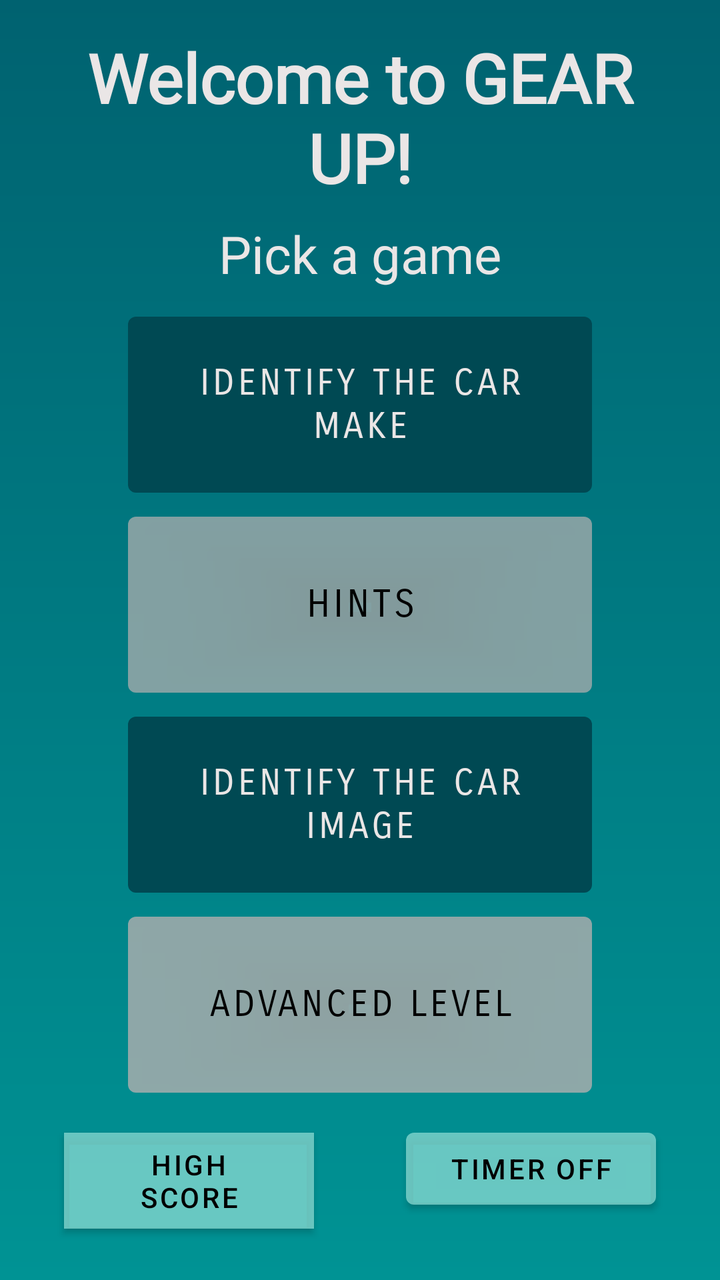
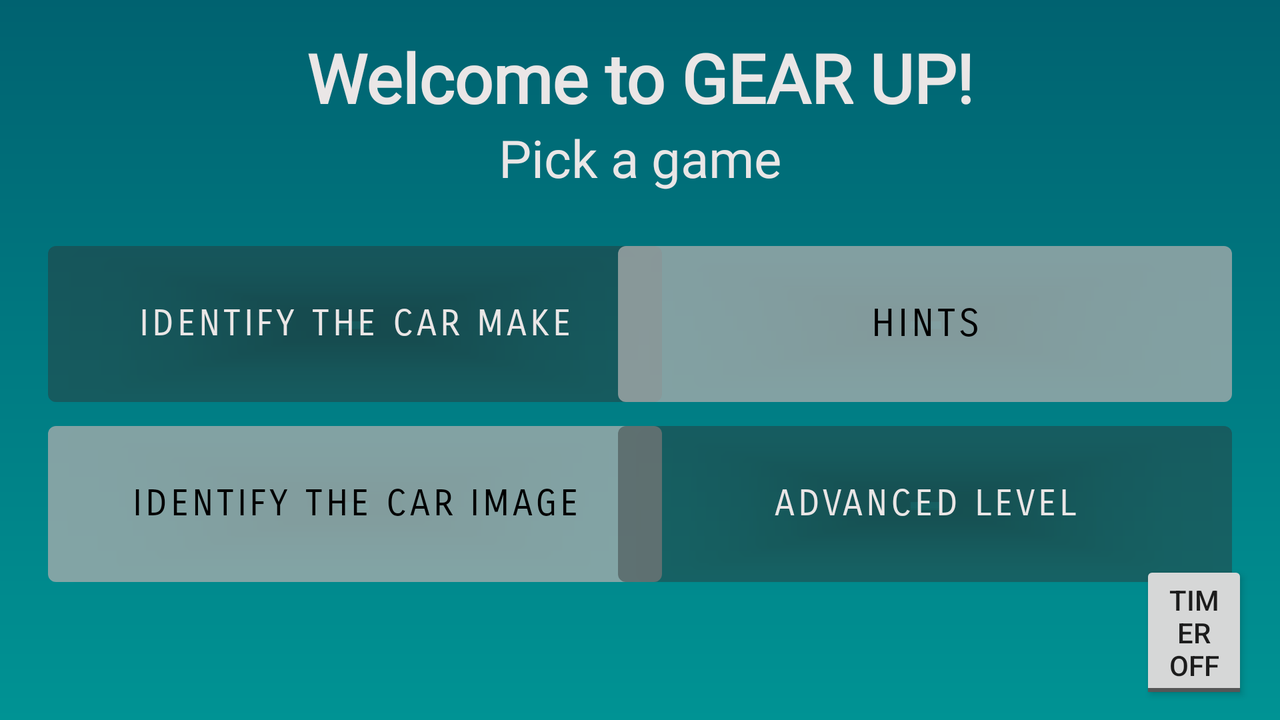

One screen, two layout resources from the same app: the default and the repository's alternative for another configuration. Each is rendered where Android would select it; the XML of both is given below.
<!-- AndroidManifest.xml: application theme Theme.CarGame -->
<!-- res/layout/activity_main.xml -->
<?xml version="1.0" encoding="utf-8"?>

<RelativeLayout xmlns:android="http://schemas.android.com/apk/res/android"
    xmlns:app="http://schemas.android.com/apk/res-auto"
    xmlns:tools="http://schemas.android.com/tools"
    android:layout_width="match_parent"
    android:layout_height="match_parent"
    android:background="@drawable/gradient_main"
    tools:context=".MainActivity">

    <TextView
        android:id="@+id/textView_welcome"
        android:layout_width="wrap_content"
        android:layout_height="wrap_content"
        android:layout_alignParentStart="true"
        android:layout_alignParentLeft="true"
        android:layout_alignParentTop="true"
        android:layout_alignParentEnd="true"
        android:layout_alignParentRight="true"
        android:layout_marginStart="16dp"
        android:layout_marginLeft="16dp"
        android:layout_marginTop="16dp"
        android:layout_marginEnd="16dp"
        android:layout_marginRight="16dp"
        android:fontFamily="@font/alegreya_sans_sc"
        android:gravity="center"
        android:text="@string/welcome_label_text"
        android:textColor="#EAE6E6"
        android:textSize="34sp"
        android:textStyle="bold" />

    <TextView
        android:id="@+id/textView_option"
        android:layout_width="wrap_content"
        android:layout_height="wrap_content"
        android:layout_below="@+id/textView_welcome"
        android:layout_alignParentStart="true"
        android:layout_alignParentLeft="true"
        android:layout_alignParentEnd="true"
        android:layout_alignParentRight="true"
        android:layout_marginStart="16dp"
        android:layout_marginLeft="16dp"
        android:layout_marginTop="8dp"
        android:layout_marginEnd="16dp"
        android:layout_marginRight="16dp"
        android:fontFamily="@font/alegreya_sans_sc"
        android:gravity="center"
        android:text="@string/option_label_text"
        android:textColor="#EAE6E6"
        android:textSize="26sp" />

    <LinearLayout
        android:id="@+id/linearLayout"
        android:layout_width="match_parent"
        android:layout_height="wrap_content"
        android:layout_below="@+id/textView_option"
        android:layout_alignParentStart="true"
        android:layout_alignParentLeft="true"
        android:layout_alignParentEnd="true"
        android:layout_alignParentRight="true"
        android:layout_marginStart="64dp"
        android:layout_marginLeft="64dp"
        android:layout_marginTop="8dp"
        android:layout_marginEnd="64dp"
        android:layout_marginRight="64dp"
        android:dividerPadding="60dp"
        android:gravity="center_vertical"
        android:orientation="vertical">

        <Button
            android:layout_width="match_parent"
            android:layout_height="100dp"
            android:fontFamily="sans-serif-smallcaps"
            android:onClick="launchIdentifyCarMake"
            android:text="@string/identify_the_car_make_label"
            android:textColor="#EAE6E6"
            android:textSize="18sp"
            app:backgroundTint="#004953"
            app:rippleColor="#C4D8CDCD" />

        <Button
            android:layout_width="match_parent"
            android:layout_height="100dp"
            android:fontFamily="sans-serif-smallcaps"
            android:onClick="launchHints"
            android:text="@string/hints_label"
            android:textColor="#000000"
            android:textSize="19sp"
            app:backgroundTint="#BFAEAEAE" />

        <Button
            android:layout_width="match_parent"
            android:layout_height="100dp"
            android:fontFamily="sans-serif-smallcaps"
            android:onClick="launchIdentifyCarImage"
            android:text="@string/identify_the_car_image_label"
            android:textColor="#EAE6E6"
            android:textSize="18sp"
            app:backgroundTint="#004953" />

        <Button
            android:layout_width="match_parent"
            android:layout_height="100dp"
            android:fontFamily="sans-serif-smallcaps"
            android:onClick="launchAdvancedLevel"
            android:text="@string/advanced_level_label"
            android:textColor="#000000"
            android:textSize="18sp"
            app:backgroundTint="#D0AEAEAE" />

    </LinearLayout>

    <Button
        android:id="@+id/button_timer"
        android:layout_width="125dp"
        android:layout_height="wrap_content"
        android:layout_below="@+id/linearLayout"
        android:layout_alignParentEnd="true"
        android:layout_alignParentRight="true"
        android:layout_marginTop="8dp"
        android:layout_marginEnd="32dp"
        android:layout_marginRight="32dp"
        android:layout_marginBottom="8dp"
        android:fontFamily="sans-serif-medium"
        android:onClick="onTimerButtonClick"
        android:text="@string/timer_off_text"
        android:textColor="#000000"
        android:textSize="14sp"
        app:backgroundTint="#C389DAD1"
        app:icon="@drawable/ic_baseline_timer_off"
        app:iconTint="#000000" />

    <Button
        android:id="@+id/button_high_score"
        android:layout_width="125dp"
        android:layout_height="60dp"
        android:layout_below="@+id/linearLayout"
        android:layout_alignParentStart="true"
        android:layout_alignParentLeft="true"
        android:layout_marginStart="32dp"
        android:layout_marginLeft="32dp"
        android:layout_marginTop="8dp"
        android:fontFamily="sans-serif-medium"
        android:text="@string/high_score_label"
        android:textColor="#000000"
        android:textSize="14sp"
        app:backgroundTint="#C389DAD1"
        app:cornerRadius="0dp"
        app:icon="@drawable/ic_baseline_stars_"
        app:iconPadding="0dp"
        app:iconTint="#0E0E0E" />

</RelativeLayout>
<!-- resources referenced by this layout -->
<resources>
  <!-- drawable gradient_main (drawable) -->
  <?xml version="1.0" encoding="utf-8"?>
  
      <shape xmlns:android="http://schemas.android.com/apk/res/android"
          android:shape="rectangle">
          <gradient
              android:startColor="#009394"
              android:endColor="#006270"
              android:angle="90" />
      </shape>
  <string name="advanced_level_label">Advanced Level</string>
  <string name="high_score_label">High Score</string>
  <string name="hints_label">HINTS</string>
  <string name="identify_the_car_image_label">Identify the car image</string>
  <string name="identify_the_car_make_label">Identify the car make</string>
  <string name="option_label_text">Pick a game</string>
  <string name="timer_off_text">Timer Off</string>
  <string name="welcome_label_text">Welcome to GEAR UP!</string>
  <style name="Theme.CarGame" parent="Theme.MaterialComponents.DayNight.DarkActionBar">
          
          <item name="colorPrimary">#004953</item>
          <item name="colorPrimaryVariant">@color/purple_700</item>
          <item name="colorOnPrimary">@color/white</item>
          
          <item name="colorSecondary">@color/teal_200</item>
          <item name="colorSecondaryVariant">@color/teal_700</item>
          <item name="colorOnSecondary">@color/black</item>
          
          <item name="android:statusBarColor" tools:targetApi="l">?attr/colorPrimaryVariant</item>
          
      </style>
  <color name="purple_700">#FF3700B3</color>
  <color name="white">#FFFFFFFF</color>
  <color name="teal_200">#FF03DAC5</color>
  <color name="teal_700">#FF018786</color>
  <color name="black">#FF000000</color>
</resources>
<!-- res/layout-land/activity_main.xml (the repository's variant of the layout above) -->
<!-- drawn on the phone turned sideways -->
<?xml version="1.0" encoding="utf-8"?>
<RelativeLayout xmlns:android="http://schemas.android.com/apk/res/android"
    xmlns:app="http://schemas.android.com/apk/res-auto"
    xmlns:tools="http://schemas.android.com/tools"
    android:layout_width="match_parent"
    android:layout_height="match_parent"
    android:background="@drawable/gradient_main"
    tools:context=".MainActivity">

    <TextView
        android:id="@+id/textView_welcome"
        android:layout_width="match_parent"
        android:layout_height="wrap_content"
        android:layout_alignParentStart="true"
        android:layout_alignParentLeft="true"
        android:layout_alignParentTop="true"
        android:layout_alignParentEnd="true"
        android:layout_alignParentRight="true"
        android:layout_marginStart="24dp"
        android:layout_marginLeft="24dp"
        android:layout_marginTop="16dp"
        android:layout_marginEnd="24dp"
        android:layout_marginRight="24dp"
        android:fontFamily="@font/alegreya_sans_sc"
        android:gravity="center"
        android:text="@string/welcome_label_text"
        android:textColor="#EAE6E6"
        android:textSize="34sp"
        android:textStyle="bold" />

    <TextView
        android:id="@+id/textView_option"
        android:layout_width="match_parent"
        android:layout_height="wrap_content"
        android:layout_below="@+id/textView_welcome"
        android:layout_alignParentStart="true"
        android:layout_alignParentLeft="true"
        android:layout_alignParentEnd="true"
        android:layout_alignParentRight="true"
        android:layout_marginStart="24dp"
        android:layout_marginLeft="24dp"
        android:layout_marginTop="0dp"
        android:layout_marginEnd="24dp"
        android:layout_marginRight="24dp"
        android:fontFamily="@font/alegreya_sans_sc"
        android:gravity="center"
        android:text="@string/option_label_text"
        android:textColor="#EAE6E6"
        android:textSize="26sp" />

    <LinearLayout
        android:id="@+id/column1"
        android:layout_width="307dp"
        android:layout_height="wrap_content"
        android:layout_below="@+id/textView_option"
        android:layout_alignParentStart="true"
        android:layout_alignParentLeft="true"
        android:layout_alignParentBottom="true"
        android:layout_marginStart="24dp"
        android:layout_marginLeft="24dp"
        android:layout_marginTop="8dp"
        android:layout_marginBottom="50dp"
        android:gravity="center_vertical"
        android:orientation="vertical">

        <Button
            android:layout_width="match_parent"
            android:layout_height="90dp"
            android:fontFamily="sans-serif-smallcaps"
            android:onClick="launchIdentifyCarMake"
            android:text="@string/identify_the_car_make_label"
            android:textColor="#EAE6E6"
            android:textSize="18sp"
            app:backgroundTint="#72323232" />

        <Button
            android:layout_width="match_parent"
            android:layout_height="90dp"
            android:fontFamily="sans-serif-smallcaps"
            android:onClick="launchIdentifyCarImage"
            android:text="@string/identify_the_car_image_label"
            android:textColor="#000000"
            android:textSize="18sp"
            app:backgroundTint="#BFAEAEAE" />

    </LinearLayout>

    <LinearLayout
        android:layout_width="307dp"
        android:layout_height="wrap_content"
        android:layout_below="@+id/textView_option"
        android:layout_alignParentEnd="true"
        android:layout_alignParentRight="true"
        android:layout_alignParentBottom="true"
        android:layout_marginTop="8dp"
        android:layout_marginEnd="24dp"
        android:layout_marginRight="24dp"
        android:layout_marginBottom="50dp"
        android:gravity="center_vertical"
        android:orientation="vertical">

        <Button
            android:layout_width="match_parent"
            android:layout_height="90dp"
            android:fontFamily="sans-serif-smallcaps"
            android:onClick="launchHints"
            android:text="@string/hints_label"
            android:textColor="#000000"
            android:textSize="19sp"
            app:backgroundTint="#BFAEAEAE" />

        <Button
            android:layout_width="match_parent"
            android:layout_height="90dp"
            android:fontFamily="sans-serif-smallcaps"
            android:onClick="launchAdvancedLevel"
            android:text="@string/advanced_level_label"
            android:textColor="#EAE6E6"
            android:textSize="18sp"
            app:backgroundTint="#72323232" />

    </LinearLayout>

    <ToggleButton
        android:id="@+id/button_timer"
        android:layout_width="wrap_content"
        android:layout_height="wrap_content"
        android:layout_alignParentStart="true"
        android:layout_alignParentLeft="true"
        android:layout_alignParentEnd="true"
        android:layout_alignParentRight="true"
        android:layout_alignParentBottom="true"
        android:layout_marginStart="570dp"
        android:layout_marginLeft="570dp"
        android:layout_marginEnd="16dp"
        android:layout_marginRight="16dp"
        android:layout_marginBottom="8dp"
        android:onClick="onTimerButtonClick"
        android:textOff="@string/timer_off_text"
        android:textOn="@string/timer_on_text"
        app:layout_constraintBottom_toBottomOf="parent"
        app:layout_constraintEnd_toEndOf="parent"
        app:layout_constraintTop_toBottomOf="@+id/linearLayout"
        app:layout_constraintVertical_bias="0.8" />

</RelativeLayout>
<!-- resources referenced by the variant -->
<!-- as the phone turned sideways resolves them -->
<resources>
  <!-- drawable gradient_main (drawable) -->
  <?xml version="1.0" encoding="utf-8"?>
  
      <shape xmlns:android="http://schemas.android.com/apk/res/android"
          android:shape="rectangle">
          <gradient
              android:startColor="#009394"
              android:endColor="#006270"
              android:angle="90" />
      </shape>
  <string name="advanced_level_label">Advanced Level</string>
  <string name="hints_label">HINTS</string>
  <string name="identify_the_car_image_label">Identify the car image</string>
  <string name="identify_the_car_make_label">Identify the car make</string>
  <string name="option_label_text">Pick a game</string>
  <string name="timer_off_text">Timer Off</string>
  <string name="timer_on_text">Timer On</string>
  <string name="welcome_label_text">Welcome to GEAR UP!</string>
  <style name="Theme.CarGame" parent="Theme.MaterialComponents.DayNight.DarkActionBar">
          
          <item name="colorPrimary">#004953</item>
          <item name="colorPrimaryVariant">@color/purple_700</item>
          <item name="colorOnPrimary">@color/white</item>
          
          <item name="colorSecondary">@color/teal_200</item>
          <item name="colorSecondaryVariant">@color/teal_700</item>
          <item name="colorOnSecondary">@color/black</item>
          
          <item name="android:statusBarColor" tools:targetApi="l">?attr/colorPrimaryVariant</item>
          
      </style>
  <color name="purple_700">#FF3700B3</color>
  <color name="white">#FFFFFFFF</color>
  <color name="teal_200">#FF03DAC5</color>
  <color name="teal_700">#FF018786</color>
  <color name="black">#FF000000</color>
</resources>
